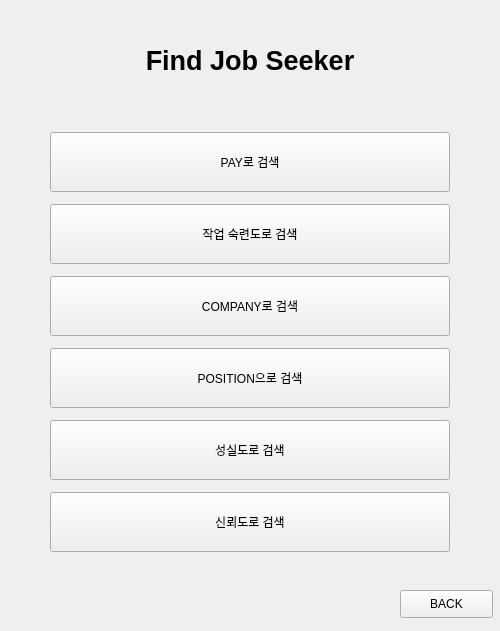
<?xml version="1.0" encoding="UTF-8"?>
<ui version="4.0">
 <class>offerer_searchbycondition</class>
 <widget class="QWidget" name="offerer_searchbycondition">
  <property name="geometry">
   <rect>
    <x>0</x>
    <y>0</y>
    <width>500</width>
    <height>631</height>
   </rect>
  </property>
  <property name="windowTitle">
   <string>Form</string>
  </property>
  <widget class="QLabel" name="label">
   <property name="geometry">
    <rect>
     <x>100</x>
     <y>10</y>
     <width>300</width>
     <height>100</height>
    </rect>
   </property>
   <property name="font">
    <font>
     <pointsize>20</pointsize>
     <weight>75</weight>
     <bold>true</bold>
    </font>
   </property>
   <property name="text">
    <string>Find Job Seeker</string>
   </property>
   <property name="alignment">
    <set>Qt::AlignCenter</set>
   </property>
  </widget>
  <widget class="QPushButton" name="pushButton_4">
   <property name="geometry">
    <rect>
     <x>400</x>
     <y>590</y>
     <width>93</width>
     <height>28</height>
    </rect>
   </property>
   <property name="text">
    <string>BACK</string>
   </property>
  </widget>
  <widget class="QPushButton" name="pushButton_2">
   <property name="geometry">
    <rect>
     <x>50</x>
     <y>204</y>
     <width>400</width>
     <height>60</height>
    </rect>
   </property>
   <property name="text">
    <string>작업 숙련도로 검색</string>
   </property>
  </widget>
  <widget class="QPushButton" name="pushButton_6">
   <property name="geometry">
    <rect>
     <x>50</x>
     <y>420</y>
     <width>400</width>
     <height>60</height>
    </rect>
   </property>
   <property name="text">
    <string>성실도로 검색</string>
   </property>
  </widget>
  <widget class="QPushButton" name="pushButton_7">
   <property name="geometry">
    <rect>
     <x>50</x>
     <y>492</y>
     <width>400</width>
     <height>60</height>
    </rect>
   </property>
   <property name="text">
    <string>신뢰도로 검색</string>
   </property>
  </widget>
  <widget class="QPushButton" name="pushButton">
   <property name="geometry">
    <rect>
     <x>50</x>
     <y>132</y>
     <width>400</width>
     <height>60</height>
    </rect>
   </property>
   <property name="text">
    <string>PAY로 검색</string>
   </property>
  </widget>
  <widget class="QPushButton" name="pushButton_5">
   <property name="geometry">
    <rect>
     <x>50</x>
     <y>348</y>
     <width>400</width>
     <height>60</height>
    </rect>
   </property>
   <property name="text">
    <string>POSITION으로 검색</string>
   </property>
  </widget>
  <widget class="QPushButton" name="pushButton_3">
   <property name="geometry">
    <rect>
     <x>50</x>
     <y>276</y>
     <width>400</width>
     <height>60</height>
    </rect>
   </property>
   <property name="text">
    <string>COMPANY로 검색</string>
   </property>
  </widget>
 </widget>
 <resources/>
 <connections/>
</ui>
